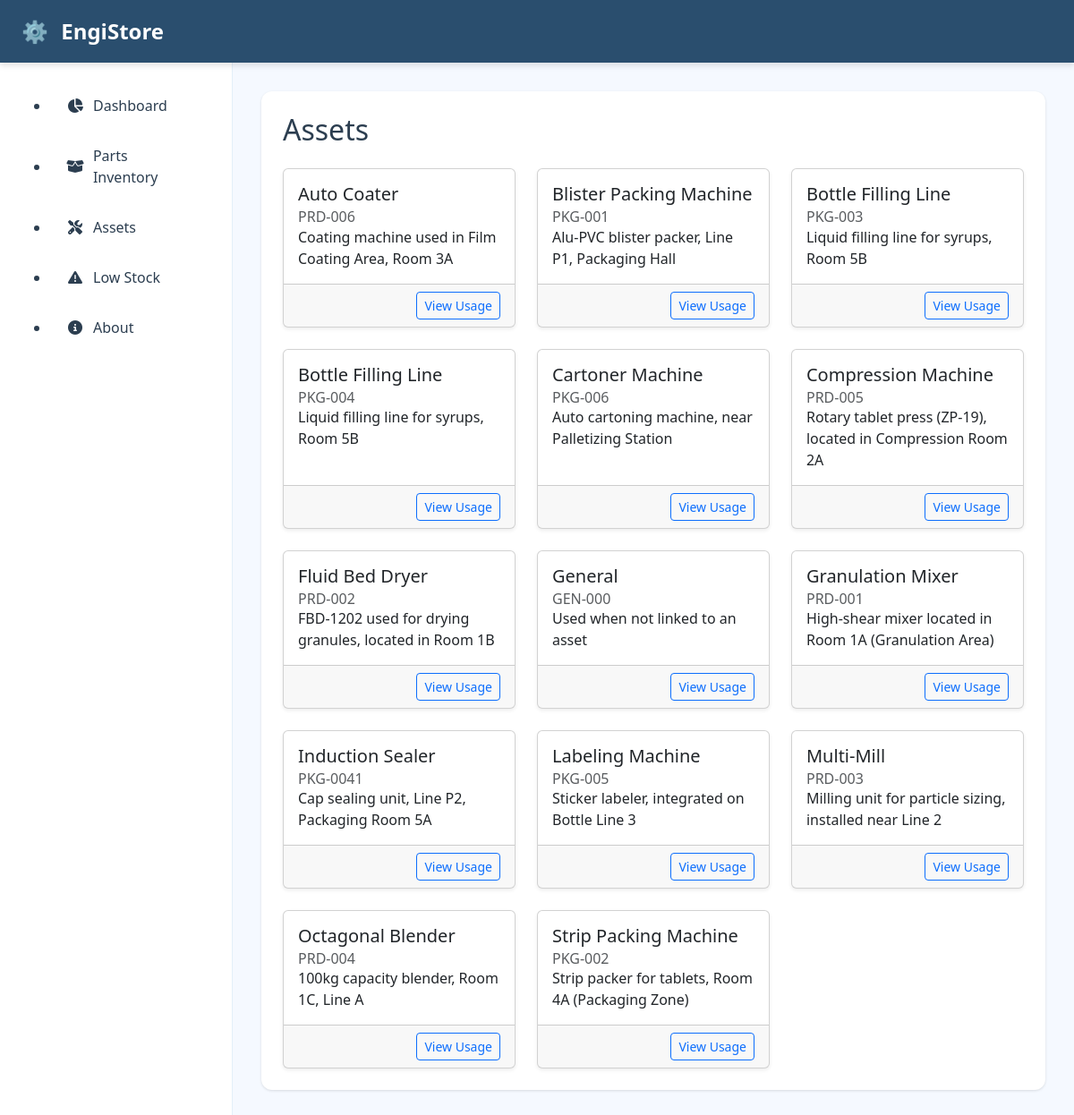
The app's page /assets/ with its own data.
### assets/models.py (models this page shows, shortened)
class Asset(models.Model):
    name = models.CharField(max_length=200)
    code = models.CharField(max_length=100, unique=True)
    description = models.TextField(blank=True)

### assets/views.py (the view)
# urls.py: path('', views.asset_list, name='asset_list'),
def asset_list(request):
    assets = Asset.objects.all().order_by('name')
    return render(request, 'assets/asset_list.html', {
        'assets': assets
    })

### engistore/context_processors.py (called while the page is built)
def global_debug(request):
    return {
        'debug': settings.DEBUG,
    }

### templates/assets/asset_list.html
{% extends 'base.html' %}
{% block content %}
<h2 class="mb-4">Assets</h2>
<div class="row row-cols-1 row-cols-md-2 row-cols-lg-3 g-4">
  {% for asset in assets %}
    <div class="col">
      <div class="card h-100 shadow-sm">
        <div class="card-body">
          <h5 class="card-title">{{ asset.name }}</h5>
          <h6 class="card-subtitle text-muted">
            {{ asset.code }}
          </h6>
          <p class="card-text">
            {{ asset.description|default:"No description." }}
          </p>
        </div>
        <div class="card-footer text-end">
          <a href="{{ asset.id }}/"
             class="btn btn-sm btn-outline-primary">
            View Usage
          </a>
        </div>
      </div>
    </div>
  {% endfor %}
</div>
{% endblock %}

### static/styles.css (style rules this page uses)
:root { --primary-blue: #2A4E6E; --secondary-blue: #3A6B95; --accent-blue: #4D8FCE; --light-bg: #F5F9FF; --dark-text: #2C3E50; --sidebar-width: 260px; --topbar-height: 70px; --border-radius: 12px; --shadow-sm: 0 1px 3px rgba(0, 0, 0, 0.12); --shadow-md: 0 4px 6px rgba(0, 0, 0, 0.1); --danger-red: #dc3545; --success-green: #28a745; --warning-yellow: #ffc107; }
body.dashboard-layout { background-color: var(--light-bg); color: var(--dark-text); min-height: 100vh; font-family: 'Segoe UI', system-ui, sans-serif; }

### records on screen
Asset: name "Auto Coater", code "PRD-006", description "Coating machine used in Film Coating Area, Room 3A"
Asset: name "Blister Packing Machine", code "PKG-001", description "Alu-PVC blister packer, Line P1, Packaging Hall"
Asset: name "Bottle Filling Line", code "PKG-003", description "Liquid filling line for syrups, Room 5B"
Asset: name "Bottle Filling Line", code "PKG-004", description "Liquid filling line for syrups, Room 5B"
Asset: name "Cartoner Machine", code "PKG-006", description "Auto cartoning machine, near Palletizing Station"
Asset: name "Compression Machine", code "PRD-005", description "Rotary tablet press (ZP-19), located in Compression Room 2A"
Asset: name "Fluid Bed Dryer", code "PRD-002", description "FBD-1202 used for drying granules, located in Room 1B"
Asset: name "General", code "GEN-000", description "Used when not linked to an asset"
Asset: name "Granulation Mixer", code "PRD-001", description "High-shear mixer located in Room 1A (Granulation Area)"
Asset: name "Induction Sealer", code "PKG-0041", description "Cap sealing unit, Line P2, Packaging Room 5A"
Asset: name "Labeling Machine", code "PKG-005", description "Sticker labeler, integrated on Bottle Line 3"
Asset: name "Multi-Mill", code "PRD-003", description "Milling unit for particle sizing, installed near Line 2"
Asset: name "Octagonal Blender", code "PRD-004", description "100kg capacity blender, Room 1C, Line A"
Asset: name "Strip Packing Machine", code "PKG-002", description "Strip packer for tablets, Room 4A (Packaging Zone)"
